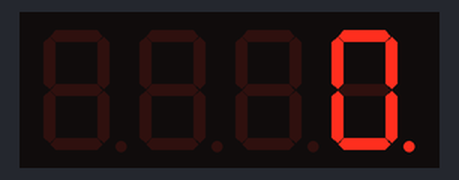
A sketch run on a simulated Arduino Uno, built with avr-gcc and run on an emulated ATmega328P. Parts: 4-digit seven-segment display.

Above: at 0.1 s.
At 1.1 s:
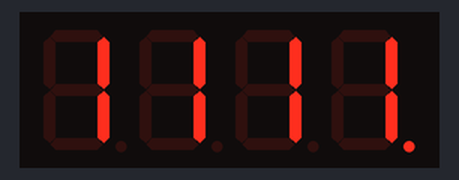
At 2.1 s:
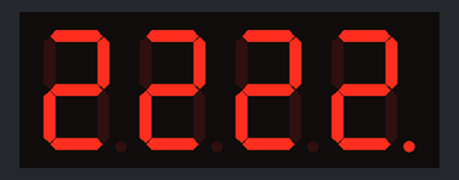
At 4.1 s:
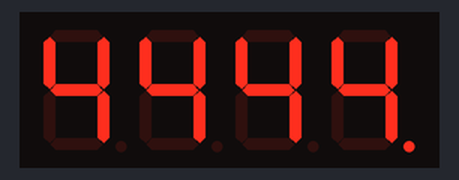
At 6.1 s:
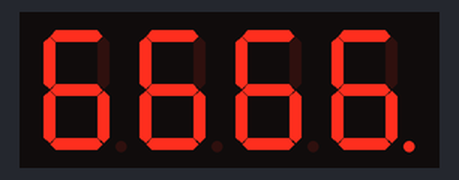
At 9.1 s:
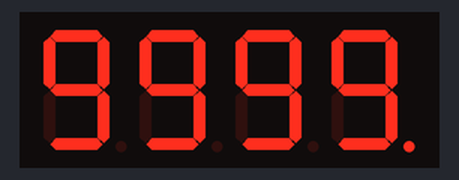

The sketch:

segment-display-4.ino
```cpp
// Digital Out Number to 4-Digit 7-Segment Display (Low Pin Line)
const int DISPLAY_PIN_01 = 3;
const int DISPLAY_PIN_02 = 4;
const int DISPLAY_PIN_03 = 5;
const int DISPLAY_PIN_04 = 6;
const int DISPLAY_PIN_05 = 7;
const int DISPLAY_PIN_06 = 14;
// Digital Out Number to 4-Digit 7-Segment Display (High Pin Line)
const int DISPLAY_PIN_07 = 17;
const int DISPLAY_PIN_08 = 8;
const int DISPLAY_PIN_09 = 9;
const int DISPLAY_PIN_10 = 16;
const int DISPLAY_PIN_11 = 15;
const int DISPLAY_PIN_12 = 10;
// Set Segments&Digits by Pins (Just Table)
const int A = DISPLAY_PIN_08;
const int B = DISPLAY_PIN_12;
const int C = DISPLAY_PIN_04;
const int D = DISPLAY_PIN_02;
const int E = DISPLAY_PIN_01;
const int F = DISPLAY_PIN_09;
const int G = DISPLAY_PIN_05;
const int DP = DISPLAY_PIN_03;
const int D1 = DISPLAY_PIN_06;
const int D2 = DISPLAY_PIN_11;
const int D3 = DISPLAY_PIN_10;
const int D4 = DISPLAY_PIN_07;

// Set Variables for loop
int number = 0;
int counter = 0;
unsigned long timer;

// Include Library for 4-Digit 7-Segment Display Using
#include "SevSeg.h"
SevSeg sevseg;

void setup() {
	// Set Pins to Output Mode
	pinMode(A, OUTPUT);
	pinMode(B, OUTPUT);
	pinMode(C, OUTPUT);
	pinMode(D, OUTPUT);
	pinMode(E, OUTPUT);
	pinMode(F, OUTPUT);
	pinMode(G, OUTPUT);
	pinMode(DP, OUTPUT);
	pinMode(D1, OUTPUT);
	pinMode(D2, OUTPUT);
	pinMode(D3, OUTPUT);
	pinMode(D4, OUTPUT);

	// SevenSegment Library Settings
	byte numDigits = 4;
	byte digitPins[] = {D4, D3, D2, D1};
	byte segmentPins[] = {A, B, C, D, E, F, G, DP};
	bool resistorsOnSegments = true;
	bool updateWithDelaysIn = true;
	byte hardwareConfig = COMMON_CATHODE;
	// SevenSegment Library Settings Turn On
	sevseg.begin(hardwareConfig, numDigits, digitPins, segmentPins, resistorsOnSegments);
	sevseg.setBrightness(90);
}

void loop() {
	// Get 1111,2222...9999 Every Second
	// Via millis
	if (millis() - timer > 1000) {
		timer = millis();
		number += 1111;
	}

	// Zeroing by Cycle
	if (number > 9999) {
		number -= 9999;
	}

	// Show Digits
	if (number == 0) {
		// Set 0000 for 0
		sevseg.setNumber(0000, 0);
	} else {
		// Show Number
		sevseg.setNumber(number, 0);
	}
	sevseg.refreshDisplay();
}
```

Measured:
- by itself, everything shown: repeats every 9.0 s, in 9 steps
- what the display in image 1 shows lasts 1.0 s, from 1.0 s to 2.0 s
